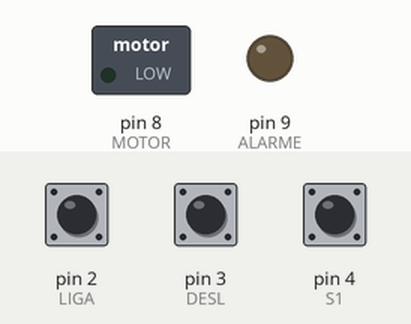
This sketch was run on a simulated Arduino Uno, built with avr-gcc and run on an emulated ATmega328P. Parts: switched loads named in the sketch (green lamp = pin HIGH), output pins drawn as LEDs (lit = HIGH). Inputs (shaded band) come from the test bench; at power-on: pin 2 (LIGA) HIGH, pin 4 (S1) HIGH, pin 3 (DESL) HIGH.

Above: at 0.8 s.
0.9 s: pin 2 (LIGA) pulled LOW for 0.15 s
At 1.2 s:
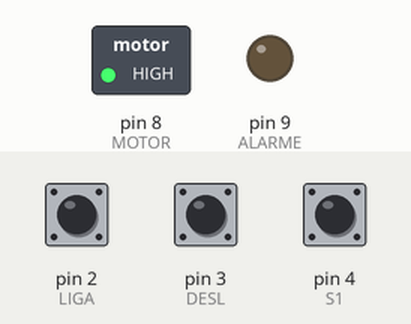
2.5 s: pin 4 (S1) pulled LOW for 0.15 s
At 2.57 s:
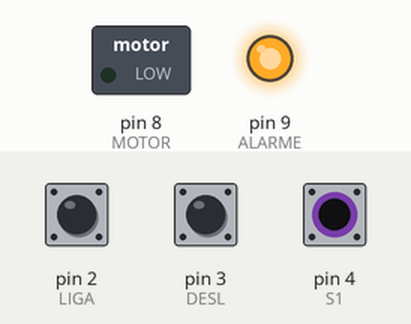
4.1 s: pin 4 (S1) pulled LOW for 3.2 s
At 8.4 s:
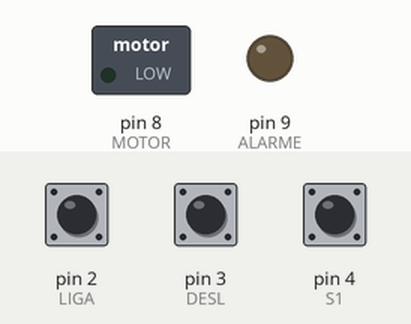
8.8 s: pin 2 (LIGA) pulled LOW for 1 s
At 9.6 s:
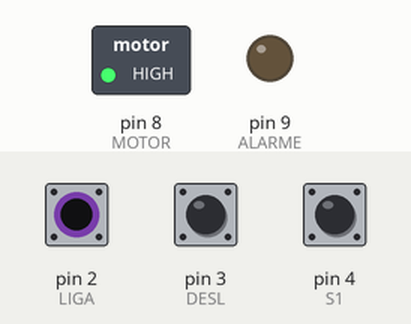
Timing chart, 0 to 11.8 s (numbered marks = the images above; inputs shaded):
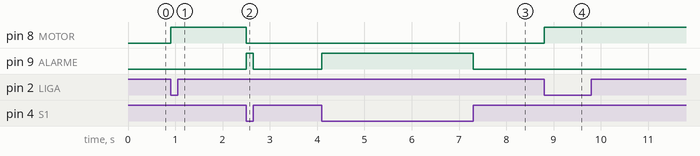

The sketch:

exercicio1.ino
```cpp
#define LIGA   PD2
#define DESL   PD3
#define S1     PD4

#define MOTOR  PB0
#define ALARME PB1

int main(void) {
    DDRB |= (1 << MOTOR) | (1 << ALARME);
    DDRD &= ~((1 << LIGA) | (1 << DESL) | (1 << S1));
    PORTD |= (1 << LIGA) | (1 << DESL) | (1 << S1);

    while(1) {
        if(!(PIND & (1 << S1))) {
            PORTB |= (1 << ALARME);
            PORTB &= ~(1 << MOTOR);
        } else {
            PORTB &= ~(1 << ALARME);
            if(!(PIND & (1 << LIGA))) {
                PORTB |= (1 << MOTOR);
            }

            if(!(PIND & (1 << DESL))) {
                PORTB &= ~(1 << MOTOR);
            }
        }
    }

    return 0;
}
```

Measured:
- after the input at 0.9 s, pin 8 (MOTOR): LOW → HIGH at once
- after the input at 2.5 s, pin 8 (MOTOR): HIGH → LOW at once; pin 9 (ALARME): LOW → HIGH at once, → LOW 0.15 s later
- after the input at 4.1 s, pin 9 (ALARME): LOW → HIGH at once, → LOW 3.2 s later
- after the input at 8.8 s, pin 8 (MOTOR): LOW → HIGH at once
